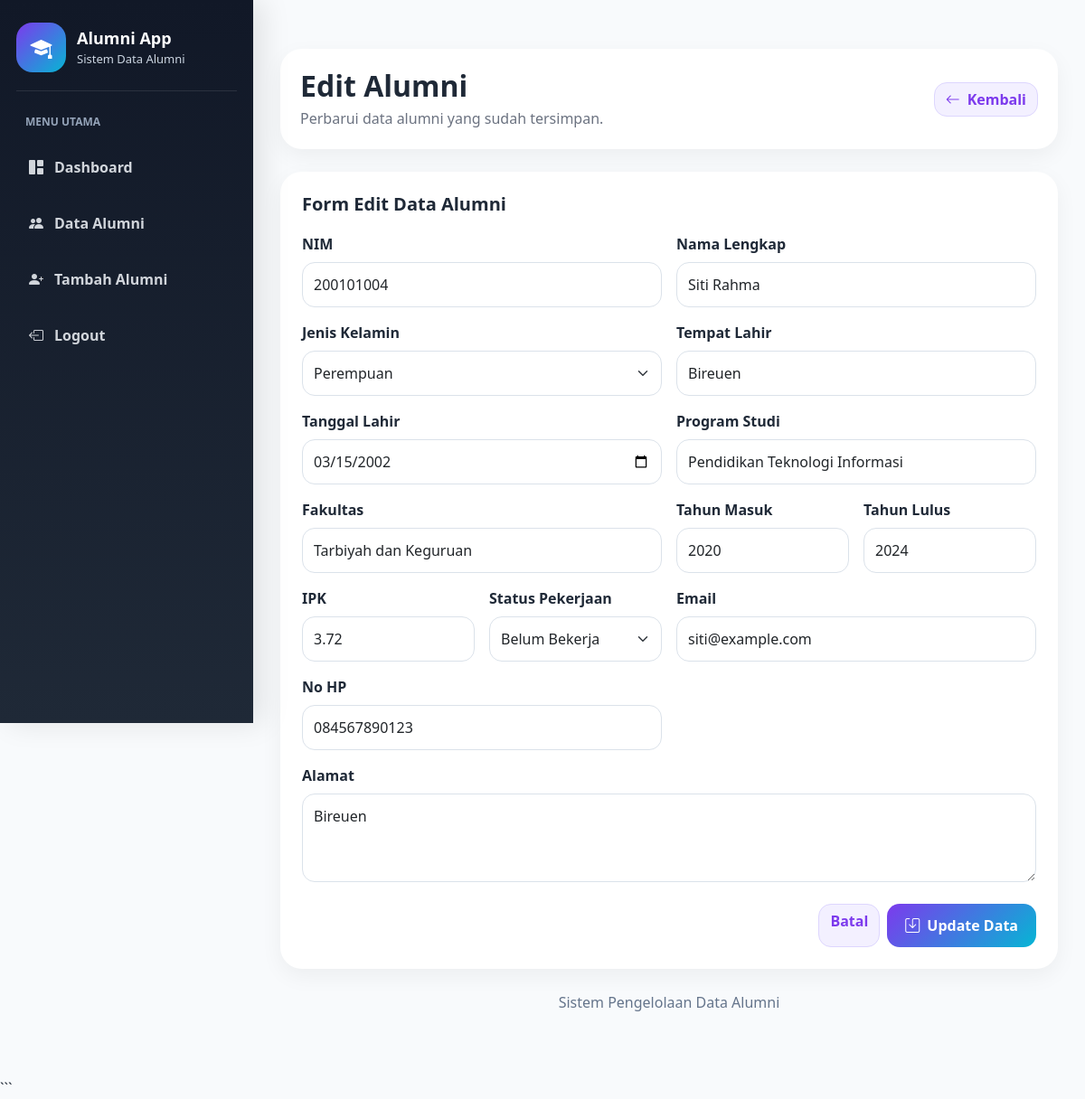
The app's page /edit-alumni.php?id=4 with its own data.
### tables this page shows
CREATE TABLE `alumni` (
  `id_alumni` int(11) NOT NULL,
  `nim` varchar(30) NOT NULL,
  `nama_lengkap` varchar(120) NOT NULL,
  `jenis_kelamin` enum('Laki-laki','Perempuan') NOT NULL,
  `tempat_lahir` varchar(80) DEFAULT NULL,
  `tanggal_lahir` date DEFAULT NULL,
  `program_studi` varchar(100) NOT NULL,
  `fakultas` varchar(100) DEFAULT NULL,
  `tahun_masuk` year(4) DEFAULT NULL,
  `tahun_lulus` year(4) NOT NULL,
  `ipk` decimal(3,2) DEFAULT NULL,
  `email` varchar(100) DEFAULT NULL,
  `no_hp` varchar(20) DEFAULT NULL,
  `alamat` text DEFAULT NULL,
  `status_pekerjaan` enum('Bekerja','Wirausaha','Studi Lanjut','Belum Bekerja') DEFAULT 'Belum Bekerja',
  `created_at` timestamp NOT NULL DEFAULT current_timestamp(),
  `updated_at` timestamp NOT NULL DEFAULT current_timestamp() ON UPDATE current_timestamp()
);

### edit-alumni.php (the view, shortened to what this page needs)
<?php
$conn = mysqli_connect(
    "localhost",
    "root",
    "",
    "db_alumni"
);
$id = $_GET['id'];
$data = mysqli_query(
    $conn,
    "SELECT * FROM alumni WHERE id_alumni='$id'"
);
$alumni = mysqli_fetch_assoc($data);
?>
<!DOCTYPE html>
<html lang="id">
<head>
    <link href="https://cdn.jsdelivr.net/npm/bootstrap@5.3.3/dist/css/bootstrap.min.css" rel="stylesheet">
    <link href="https://cdn.jsdelivr.net/npm/bootstrap-icons@1.11.3/font/bootstrap-icons.css" rel="stylesheet">
     <link href="assets/css/style.css" rel="stylesheet">
</head>
<body>
<div class="app-wrapper">
    <aside class="sidebar">
        <div class="brand-box">
            <div class="brand-icon">
                <i class="bi bi-mortarboard-fill"></i>
            </div>
            <div>
                <p class="brand-title">Alumni App</p>
                <p class="brand-subtitle">Sistem Data Alumni</p>
            </div>
        </div>
        <p class="menu-label">Menu Utama</p>
        <ul class="sidebar-menu">
            <li>
                <a href="dashboard.php">
                    <i class="bi bi-grid-1x2-fill"></i> Dashboard
                </a>
            </li>
            <li>
                <a href="alumni.php">
                    <i class="bi bi-people-fill"></i> Data Alumni
                </a>
            </li>
            <li>
                <a href="tambah-alumni.php">
                    <i class="bi bi-person-plus-fill"></i> Tambah Alumni
                </a>
            </li>
            <li>
                <a href="index.php">
                    <i class="bi bi-box-arrow-left"></i> Logout
                </a>
            </li>
        </ul>
    </aside>
    <main class="main-content">
        <div class="topbar">
            <div>
                <h1 class="page-title">Edit Alumni</h1>
                <p class="page-subtitle">
                    Perbarui data alumni yang sudah tersimpan.
                </p>
            </div>
            <a href="alumni.php" class="btn btn-soft">
                <i class="bi bi-arrow-left me-2"></i>Kembali
            </a>
        </div>
        <section class="content-card">
            <h2 class="card-heading">Form Edit Data Alumni</h2>
            <form method="POST">
                <div class="row g-3">
                    <div class="col-md-6">
                        <label class="form-label">NIM</label>
                        <input type="text" name="nim" class="form-control"
                               value="<?= $alumni['nim']; ?>">
                    </div>
                    <div class="col-md-6">
                        <label class="form-label">Nama Lengkap</label>
                        <input type="text" name="nama_lengkap" class="form-control"
                               value="<?= $alumni['nama_lengkap']; ?>">
                    </div>
                    <div class="col-md-6">
                        <label class="form-label">Jenis Kelamin</label>
                        <select name="jenis_kelamin" class="form-select">
                            <option value="Perempuan"
                            <?= $alumni['jenis_kelamin']=='Perempuan' ? 'selected' : '' ?>>
                                Perempuan
                            </option>
                        </select>
                    </div>
                    <div class="col-md-6">
                        <label class="form-label">Tempat Lahir</label>
                        <input type="text" name="tempat_lahir" class="form-control"
                               value="<?= $alumni['tempat_lahir']; ?>">
                    </div>
                    <div class="col-md-6">
                        <label class="form-label">Tanggal Lahir</label>
                        <input type="date" name="tanggal_lahir" class="form-control"
                               value="<?= $alumni['tanggal_lahir']; ?>">
                    </div>
                    <div class="col-md-6">
                        <label class="form-label">Program Studi</label>
                        <input type="text" name="program_studi" class="form-control"
                               value="<?= $alumni['program_studi']; ?>">
                    </div>
                    <div class="col-md-6">
                        <label class="form-label">Fakultas</label>
                        <input type="text" name="fakultas" class="form-control"
                               value="<?= $alumni['fakultas']; ?>">
                    </div>
                    <div class="col-md-3">
                        <label class="form-label">Tahun Masuk</label>
                        <input type="number" name="tahun_masuk" class="form-control"
                               value="<?= $alumni['tahun_masuk']; ?>">
                    </div>
                    <div class="col-md-3">
                        <label class="form-label">Tahun Lulus</label>
                        <input type="number" name="tahun_lulus" class="form-control"
                               value="<?= $alumni['tahun_lulus']; ?>">
                    </div>
                    <div class="col-md-3">
                        <label class="form-label">IPK</label>
                        <input type="number" step="0.01" name="ipk" class="form-control"
                               value="<?= $alumni['ipk']; ?>">
                    </div>
                    <div class="col-md-3">
                        <label class="form-label">Status Pekerjaan</label>
                        <select name="status_pekerjaan" class="form-select">
                            <option value="Belum Bekerja" <?= $alumni['status_pekerjaan']=='Belum Bekerja' ? 'selected' : '' ?>>Belum Bekerja</option>
                        </select>
                    </div>
                    <div class="col-md-6">
                        <label class="form-label">Email</label>
                        <input type="email" name="email" class="form-control"
                               value="<?= $alumni['email']; ?>">
                    </div>
                    <div class="col-md-6">
                        <label class="form-label">No HP</label>
                        <input type="text" name="no_hp" class="form-control"
                               value="<?= $alumni['no_hp']; ?>">
                    </div>
                    <div class="col-12">
                        <label class="form-label">Alamat</label>
                        <textarea name="alamat" class="form-control" rows="3"><?= $alumni['alamat']; ?></textarea>
                    </div>
                </div>
                <div class="d-flex justify-content-end gap-2 mt-4 flex-wrap">
                    <a href="alumni.php" class="btn btn-soft">
                        Batal
                    </a>
                    <button type="submit" name="update" class="btn btn-main">
                        <i class="bi bi-save me-2"></i>Update Data
                    </button>
                </div>
            </form>
        </section>
        <p class="footer-note">Sistem Pengelolaan Data Alumni</p>
    </main>
</div>
</body>
</html>

### assets/css/style.css (style rules this page uses)
:root { --primary:#7c3aed; --primary-dark:#5b21b6; --secondary:#111827; --soft-blue:#f3f0ff; --soft-gray:#f8fafc; --text-dark:#1f2937; --text-muted:#6b7280; --border:#e5e7eb; --success:#10b981; --warning:#f59e0b; --danger:#ef4444; --info:#06b6d4; }
* { margin:0; padding:0; box-sizing:border-box; }
body { font-family:"Segoe UI",sans-serif; background:var(--soft-gray); color:var(--text-dark); }
a { text-decoration:none; }
.app-wrapper { display:flex; min-height:100vh; }
.sidebar { width:280px; background:linear-gradient( 180deg, #111827, #1f2937 ); position:fixed; top:0; left:0; min-height:100vh; padding:25px 18px; box-shadow:10px 0 30px rgba(0,0,0,.1); }
.brand-box { display:flex; align-items:center; gap:12px; margin-bottom:25px; padding-bottom:20px; border-bottom:1px solid rgba(255,255,255,.1); }
.brand-icon { width:55px; height:55px; border-radius:18px; background:linear-gradient( 135deg, #7c3aed, #06b6d4 ); color:white; display:flex; justify-content:center; align-items:center; font-size:24px; }
.brand-title { color:white; font-weight:800; margin-bottom:0; font-size:18px; }
.brand-subtitle { color:#cbd5e1; margin-bottom:0; font-size:13px; }
.menu-label { color:#94a3b8; text-transform:uppercase; font-size:12px; font-weight:700; margin:15px 10px; }
.sidebar-menu { list-style:none; padding:0; }
.sidebar-menu li { margin-bottom:10px; }
.sidebar-menu a { display:flex; align-items:center; gap:12px; padding:14px; color:#d1d5db; border-radius:15px; transition:.3s; font-weight:600; }
.main-content { margin-left:280px; width:100%; padding:30px; }
.topbar { background:white; border-radius:24px; padding:22px; margin-bottom:25px; display:flex; justify-content:space-between; align-items:center; box-shadow:0 8px 25px rgba(0,0,0,.05); }
.page-title { font-size:32px; font-weight:800; margin-bottom:5px; }
.page-subtitle { color:var(--text-muted); margin-bottom:0; }
.stat-card, .content-card, .filter-box { background:white; border-radius:24px; padding:24px; box-shadow:0 8px 25px rgba(0,0,0,.05); border:none; }
.btn-main { background:linear-gradient( 135deg, #7c3aed, #06b6d4 ); color:white; border:none; border-radius:14px; padding:12px 20px; font-weight:700; transition:.3s; }
.btn-soft { background:#f3f0ff; color:#7c3aed; border:1px solid #ddd6fe; border-radius:14px; font-weight:700; }
.form-control, .form-select { border-radius:14px; padding:12px; border:1px solid #dbe2ea; }
.form-label { font-weight:700; }
.card-heading { font-size:20px; font-weight:800; margin-bottom:20px; }
.footer-note { text-align:center; color:#64748b; padding:25px; }
.stat-card, .content-card, .filter-box, .topbar { animation:fadeUp .5s ease; }

### records on screen
alumni: nim "200101004", nama_lengkap "Siti Rahma", jenis_kelamin "Perempuan", tempat_lahir "Bireuen", tanggal_lahir "03/15/2002", program_studi "Pendidikan Teknologi Informasi", fakultas "Tarbiyah dan Keguruan", tahun_masuk "2020", tahun_lulus "2024", ipk "3.72", status_pekerjaan "Belum Bekerja", email "siti@example.com", no_hp "084567890123", alamat "Bireuen"
